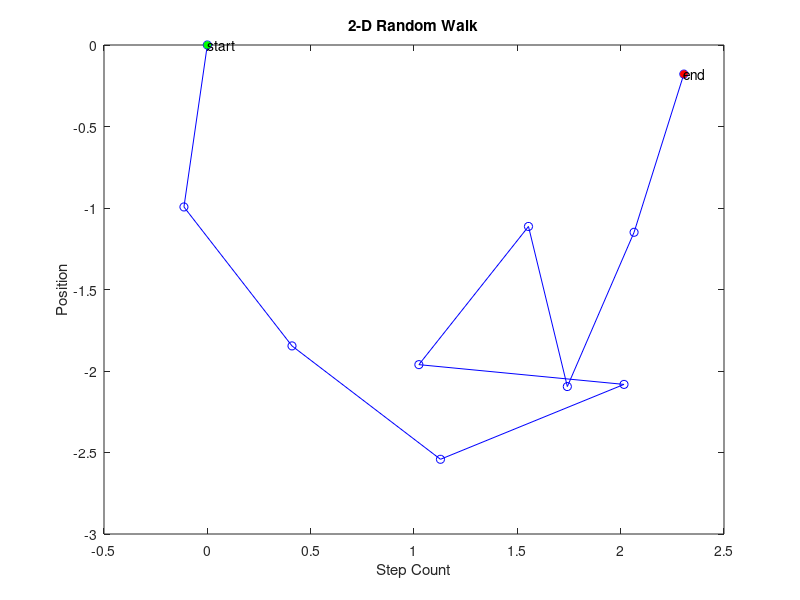

This figure's MATLAB source:
% Obtained from: https://www.mathworks.com/matlabcentral/answers/430248-how-do-i-plot-a-1-d-random-walk-that-generate-1-and-1-with-equal-probability-i-am-struggling-to-pl
% From user Torsten 

n = 10;
P = zeros(2,n);
P(:,1) = 0; % Starting value

%% Performing 2D random walk 
% Steps are size 1
for i=2:n    % i is the number of steps from 1 to 10
    % Issue: projection into the x 
    % Test: plot thousands of times 
    % Randomly select from 0 to 2 pi 
  dx = rand; 
  dy = sqrt(1-(dx^2));
  
  disp(dx^2 + dy^2);
  
  % Determing if step should be positive (right, up) or negative (left,
  % down)
  sign_x = rand;
  sign_y = rand; 
  
  if sign_x < 0.5
      dx = -1*dx;
  end
  
  if sign_y < 0.5
      dy = -1*dy;
  end

  P(:,i) = [dx, dy]' + P(:,i-1); % Gives the next random walk from the new position P every time
end

%% Plotting results of 2D random walk 
figure(1); 
plot(P(1,:), P(2,:), '-bo');
ylabel('Position');
xlabel('Step Count');
title('2-D Random Walk');

% Mark the first point in red.
hold on;
plot(P(1,1), P(2,1), 'go',...
    'MarkerFaceColor', 'g',...
    'MarkerSize', 5);
text(P(1,1), P(2,1), 'start');

% Mark the end point in red.
hold on;
plot(P(1,n), P(2,n), 'ro',...
    'MarkerFaceColor', 'r',...
    'MarkerSize', 5);
text(P(1,n), P(2,n), 'end');